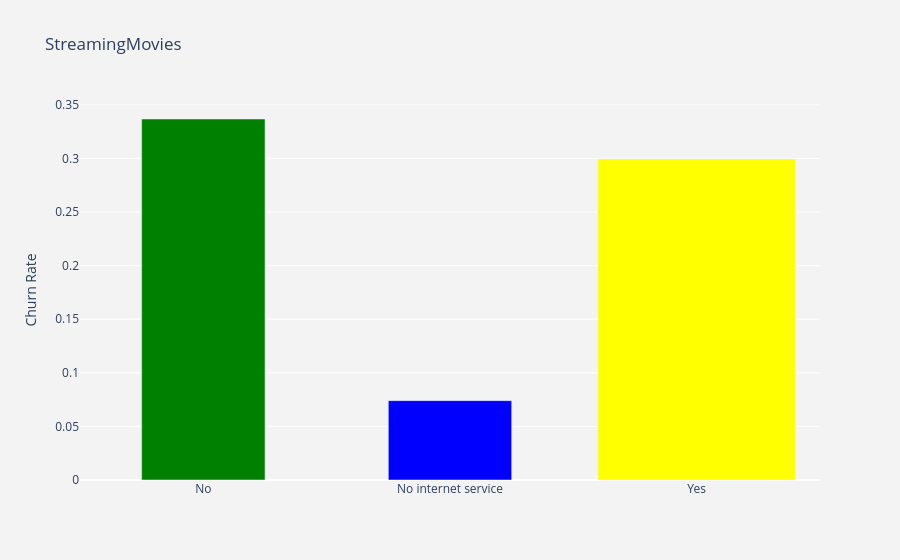

The code cell stored with this chart in its notebook:
### Code cell
visualization_churn_rate('StreamingMovies')

### Figure 1 — Plotly figure (JSON) as saved in the notebook; plotly's stock layout.template omitted (floating-point values rounded to 4 significant figures)
{"data": [{"marker": {"color": ["green", "blue", "yellow"]}, "type": "bar", "width": [0.5, 0.5], "x": ["No", "No internet service", "Yes"], "y": [0.3368, 0.07405, 0.2994]}], "layout": {"paper_bgcolor": "rgb(243,243,243)", "plot_bgcolor": "rgb(243,243,243)", "title": {"text": "StreamingMovies"}, "xaxis": {"type": "category"}, "yaxis": {"title": {"text": "Churn Rate"}}}}
